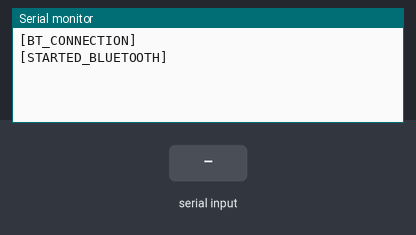
Simulated run of this sketch. Board: ESP32. On the bench: the last lines printed to the serial monitor. The test bench sets the inputs (shaded band). Nothing arrives over Bluetooth unless stated.

Above: at 1.2 s.
1.3 s: "1" received over the second serial link
At 2.2 s:
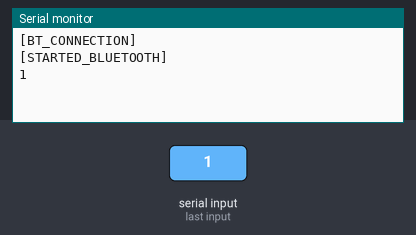
2.8 s: "0" received over the second serial link
At 3.5 s:
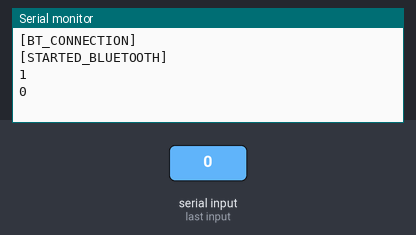
4.3 s: "2" received over the second serial link
At 4.8 s:
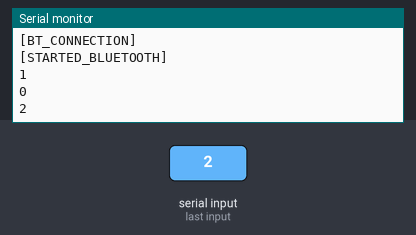

The sketch:

13_bluetooth_master_slave.ino
```cpp
#include <BluetoothSerial.h>

BluetoothSerial espBT, espRECV;

float lin = 0;

uint8_t address[6]  = {0x74, 0xC6, 0x3B, 0x38, 0xA4, 0xA0};

xTaskHandle task_g, task_recv;

void setup() {
  // put your setup code here, to run once:
   Serial.begin(115200);
   // =======================Bluetooth=====================
   Serial.println("[BT_CONNECTION]");
   espBT.begin("ESP32test", true);
   Serial.println("[STARTED_BLUETOOTH]");

   xTaskCreatePinnedToCore(getK, "get", 10000, NULL, 1, &task_g, 0);
   xTaskCreatePinnedToCore(recv, "recv", 10000, NULL, 1, &task_recv, 1);
}

void recv(void *params) {
   std::string packet = "";
   while (true) {
      while (espBT.available()) {
         packet += espBT.read();
      }
      if (packet != "") {
         Serial.println(packet.c_str());
         packet = "";
      }
      delay(50);
   }
}

void getK(void*params){
   while (true){
      lin += 0.01;
      delay(50);
   }
}

std::string packet = "";

void loop() {
   bool connected = espBT.connect(address, 1);
   while (!connected) {
      Serial.println("[BLUE_FAIL]");
      connected = espBT.connect(address, 1);
   }
   espBT.print(lin);
   espBT.disconnect();
   delay(50);
}
```

Measured:
- after the input at 1.3 s, the serial monitor: prints a new line at once (image 1)
- after the input at 2.8 s, the serial monitor: prints a new line at once (image 2)
- after the input at 4.3 s, the serial monitor: prints a new line at once (image 3)
